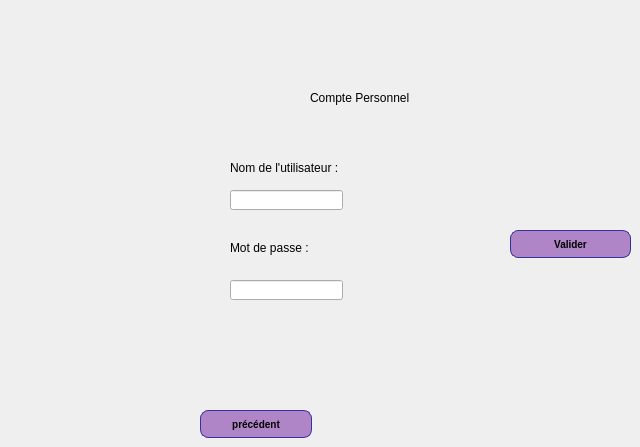
      <widget class="QWidget" name="page_10">
       <widget class="QLabel" name="label_67">
        <property name="geometry">
         <rect>
          <x>310</x>
          <y>90</y>
          <width>121</width>
          <height>16</height>
         </rect>
        </property>
        <property name="text">
         <string>Compte Personnel</string>
        </property>
       </widget>
       <widget class="QLabel" name="label_68">
        <property name="geometry">
         <rect>
          <x>230</x>
          <y>160</y>
          <width>131</width>
          <height>16</height>
         </rect>
        </property>
        <property name="text">
         <string>Nom de l'utilisateur :</string>
        </property>
       </widget>
       <widget class="QLineEdit" name="lineEdit_nu3">
        <property name="geometry">
         <rect>
          <x>230</x>
          <y>190</y>
          <width>113</width>
          <height>20</height>
         </rect>
        </property>
       </widget>
       <widget class="QLabel" name="label_69">
        <property name="geometry">
         <rect>
          <x>230</x>
          <y>240</y>
          <width>91</width>
          <height>16</height>
         </rect>
        </property>
        <property name="text">
         <string>Mot de passe :</string>
        </property>
       </widget>
       <widget class="QLineEdit" name="lineEdit_mdp3">
        <property name="geometry">
         <rect>
          <x>230</x>
          <y>280</y>
          <width>113</width>
          <height>20</height>
         </rect>
        </property>
       </widget>
       <widget class="QPushButton" name="pushButton_Loginavion">
        <property name="geometry">
         <rect>
          <x>510</x>
          <y>230</y>
          <width>121</width>
          <height>28</height>
         </rect>
        </property>
        <property name="font">
         <font>
          <pointsize>-1</pointsize>
          <weight>75</weight>
          <bold>true</bold>
         </font>
        </property>
        <property name="styleSheet">
         <string notr="true">QPushButton {
color: black;
background-color: rgb(175, 133, 200);
border-width: 1px;
border-color: #339;
border-style: solid;
border-radius: 8;
padding: 3px;
font-size: 10px;
padding-left: 5px;
padding-right: 5px;
min-width: 100px;
max-width: 300px;
min-height: 20px;
max-height: 50px;
}</string>
        </property>
        <property name="text">
         <string>Valider</string>
        </property>
       </widget>
       <widget class="QPushButton" name="pushButton_prec_menuavion">
        <property name="geometry">
         <rect>
          <x>200</x>
          <y>410</y>
          <width>112</width>
          <height>28</height>
         </rect>
        </property>
        <property name="font">
         <font>
          <pointsize>-1</pointsize>
          <weight>75</weight>
          <bold>true</bold>
         </font>
        </property>
        <property name="styleSheet">
         <string notr="true">QPushButton {
color: black;
background-color: rgb(175, 133, 200);
border-width: 1px;
border-color: #339;
border-style: solid;
border-radius: 8;
padding: 3px;
font-size: 10px;
padding-left: 5px;
padding-right: 5px;
min-width: 100px;
max-width: 300px;
min-height: 20px;
max-height: 50px;
}
</string>
        </property>
        <property name="text">
         <string>précédent</string>
        </property>
       </widget>
      </widget>
